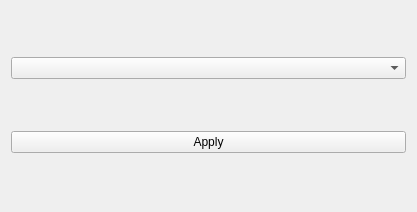
<?xml version="1.0" encoding="UTF-8"?>
<ui version="4.0">
 <class>Form</class>
 <widget class="QWidget" name="Form">
  <property name="geometry">
   <rect>
    <x>0</x>
    <y>0</y>
    <width>417</width>
    <height>212</height>
   </rect>
  </property>
  <property name="windowTitle">
   <string>Form</string>
  </property>
  <layout class="QVBoxLayout" name="verticalLayout">
   <item>
    <widget class="QComboBox" name="methodSelectingBox"/>
   </item>
   <item>
    <widget class="QPushButton" name="applyButton">
     <property name="toolTip">
      <string>&lt;html&gt;&lt;head/&gt;&lt;body&gt;&lt;p&gt;Apply all the settings and compute results. If you want to see the final filtering results, don't forget to enable the &lt;span style=&quot; font-weight:600;&quot;&gt;&amp;quot;Final output&amp;quot;&lt;/span&gt; layer in the layer selection widget.&lt;/p&gt;&lt;/body&gt;&lt;/html&gt;</string>
     </property>
     <property name="text">
      <string>Apply</string>
     </property>
    </widget>
   </item>
  </layout>
 </widget>
 <resources/>
 <connections/>
</ui>
